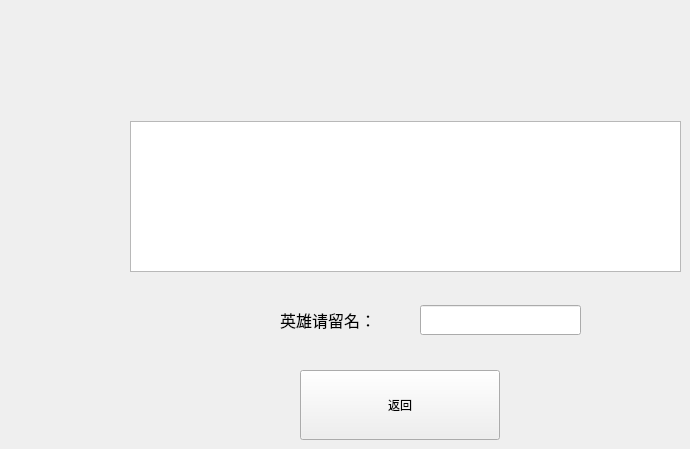
   <widget class="QWidget" name="page_2">
    <widget class="QLabel" name="nameInputLabel">
     <property name="geometry">
      <rect>
       <x>280</x>
       <y>310</y>
       <width>101</width>
       <height>20</height>
      </rect>
     </property>
     <property name="font">
      <font>
       <pointsize>12</pointsize>
      </font>
     </property>
     <property name="text">
      <string>英雄请留名：</string>
     </property>
     <property name="buddy">
      <cstring>nameInputEdit</cstring>
     </property>
    </widget>
    <widget class="QLineEdit" name="nameInputEdit">
     <property name="geometry">
      <rect>
       <x>420</x>
       <y>305</y>
       <width>161</width>
       <height>30</height>
      </rect>
     </property>
     <property name="contextMenuPolicy">
      <enum>Qt::NoContextMenu</enum>
     </property>
    </widget>
    <widget class="MyButton" name="successOverReturn">
     <property name="geometry">
      <rect>
       <x>300</x>
       <y>370</y>
       <width>200</width>
       <height>70</height>
      </rect>
     </property>
     <property name="contextMenuPolicy">
      <enum>Qt::NoContextMenu</enum>
     </property>
     <property name="text">
      <string>返回</string>
     </property>
    </widget>
    <widget class="QTextBrowser" name="gameOverInfo">
     <property name="geometry">
      <rect>
       <x>130</x>
       <y>121</y>
       <width>551</width>
       <height>151</height>
      </rect>
     </property>
     <property name="font">
      <font>
       <pointsize>24</pointsize>
      </font>
     </property>
     <property name="contextMenuPolicy">
      <enum>Qt::NoContextMenu</enum>
     </property>
    </widget>
   </widget>
